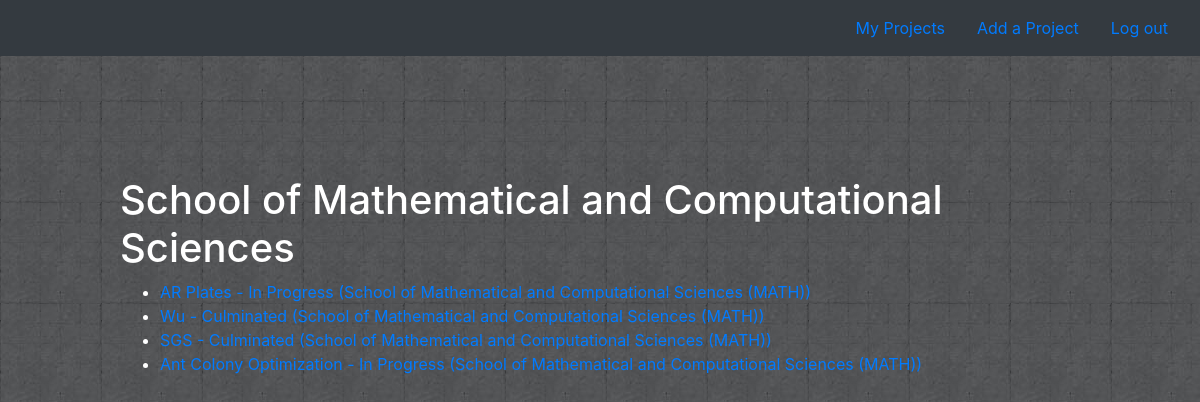
/home/MATH, run on an earlier commit of the app's database.
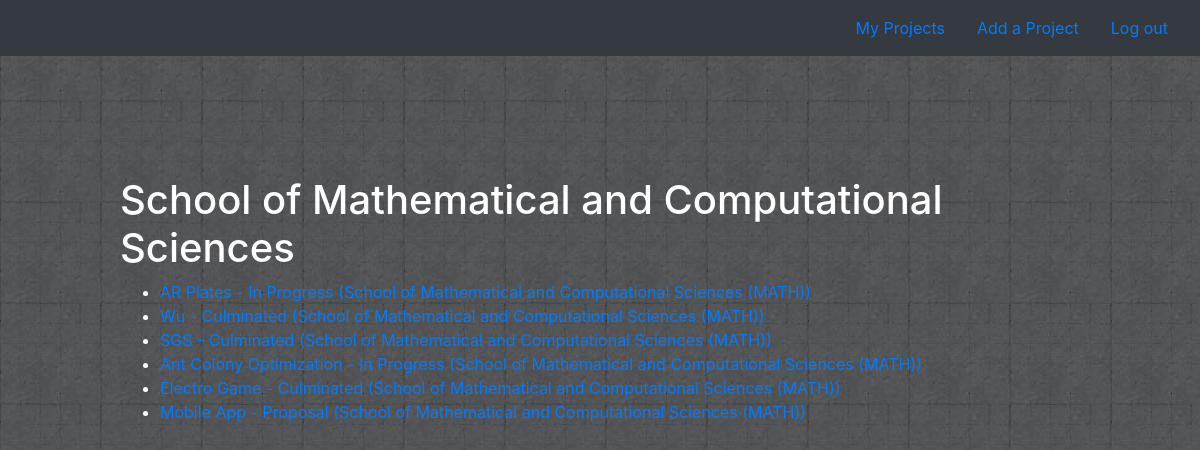
And on a later commit of the database.
### projects/models.py (models this page shows)
class Project(models.Model):
    name = models.CharField(max_length=64)
    description = models.CharField(max_length=200)
    state = models.CharField(max_length=20)
    school = models.ForeignKey(School, on_delete=models.CASCADE, related_name="projects_school")
    comments = models.ManyToManyField(User, blank=True, related_name="reviews", through='Review')
    user = models.ForeignKey(User, default = "", on_delete=models.CASCADE, related_name="projects_user")
    def __str__(self):
        return f"{self.name} - {self.state} ({self.school})"

class School(models.Model):
    name = models.CharField(max_length=300)
    code = models.CharField(max_length=4)
    img = models.CharField(default ="",max_length=40)
    def __str__(self):
        return f"{self.name} ({self.code})"

### projects/views.py (the view)
# urls.py: path("home/<str:school_code>", views.school, name="school"),
def school(request,school_code):
    try:
        school = School.objects.get(code=school_code)
    except School.DoesNotExist:
        raise render(request, "projects/error.html",{"message": "No School."})
    context = {
        "school": school,
        "projects": school.projects_school.all()
    }
    return render(request, "projects/school.html", context)

### projects/templates/projects/school.html (shortened to what this page needs)
{% extends "projects/layout.html" %}
{% block body %}
<div class="main">
    <h1> {{ school.name }} </h1>
    <ul>
        {% for project in projects %}
            <li>
                    <a href="{% url 'project' school.code project.id %}">  {{ project }} </a>
            </li>
        {% endfor %}
    </ul>
</div>
{% endblock %}

What changed in the data, as far as the page shows it:
added Project: name+state+school "Electro Game - Culminated (School of Mathematical and Computational Sciences (MATH))"
added Project: name+state+school "Mobile App - Proposal (School of Mathematical and Computational Sciences (MATH))"
